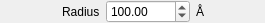
<?xml version="1.0" encoding="UTF-8"?>
<ui version="4.0">
 <class>RadiusSelection</class>
 <widget class="QWidget" name="RadiusSelection">
  <property name="geometry">
   <rect>
    <x>0</x>
    <y>0</y>
    <width>265</width>
    <height>20</height>
   </rect>
  </property>
  <property name="windowTitle">
   <string>Form</string>
  </property>
  <layout class="QHBoxLayout" name="horizontalLayout">
   <property name="leftMargin">
    <number>0</number>
   </property>
   <property name="topMargin">
    <number>0</number>
   </property>
   <property name="rightMargin">
    <number>0</number>
   </property>
   <property name="bottomMargin">
    <number>0</number>
   </property>
   <item>
    <spacer name="horizontalSpacer_2">
     <property name="orientation">
      <enum>Qt::Horizontal</enum>
     </property>
     <property name="sizeHint" stdset="0">
      <size>
       <width>40</width>
       <height>20</height>
      </size>
     </property>
    </spacer>
   </item>
   <item>
    <widget class="QLabel" name="label">
     <property name="text">
      <string>Radius</string>
     </property>
    </widget>
   </item>
   <item>
    <widget class="QDoubleSpinBox" name="radiusField">
     <property name="minimum">
      <double>0.100000000000000</double>
     </property>
     <property name="maximum">
      <double>100000.000000000000000</double>
     </property>
     <property name="value">
      <double>100.000000000000000</double>
     </property>
    </widget>
   </item>
   <item>
    <widget class="QLabel" name="label_2">
     <property name="text">
      <string>Å</string>
     </property>
    </widget>
   </item>
   <item>
    <spacer name="horizontalSpacer">
     <property name="orientation">
      <enum>Qt::Horizontal</enum>
     </property>
     <property name="sizeHint" stdset="0">
      <size>
       <width>40</width>
       <height>20</height>
      </size>
     </property>
    </spacer>
   </item>
  </layout>
 </widget>
 <resources/>
 <connections/>
</ui>
